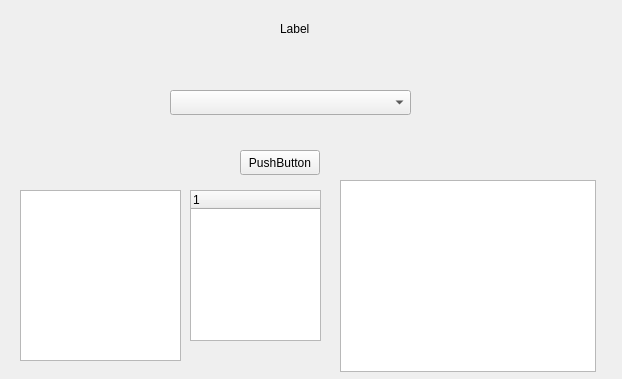
<?xml version="1.0" encoding="UTF-8"?>
<ui version="4.0">
 <class>Form</class>
 <widget class="QWidget" name="Form">
  <property name="geometry">
   <rect>
    <x>0</x>
    <y>0</y>
    <width>622</width>
    <height>379</height>
   </rect>
  </property>
  <property name="windowTitle">
   <string>Form</string>
  </property>
  <property name="styleSheet">
   <string notr="true"/>
  </property>
  <widget class="QLabel" name="label">
   <property name="geometry">
    <rect>
     <x>280</x>
     <y>20</y>
     <width>31</width>
     <height>17</height>
    </rect>
   </property>
   <property name="text">
    <string>Label</string>
   </property>
  </widget>
  <widget class="QPushButton" name="pushButton">
   <property name="geometry">
    <rect>
     <x>240</x>
     <y>150</y>
     <width>80</width>
     <height>25</height>
    </rect>
   </property>
   <property name="text">
    <string>PushButton</string>
   </property>
   <property name="default">
    <bool>false</bool>
   </property>
  </widget>
  <widget class="QComboBox" name="comboBox">
   <property name="geometry">
    <rect>
     <x>170</x>
     <y>90</y>
     <width>241</width>
     <height>25</height>
    </rect>
   </property>
  </widget>
  <widget class="QListWidget" name="listWidget">
   <property name="geometry">
    <rect>
     <x>20</x>
     <y>190</y>
     <width>161</width>
     <height>171</height>
    </rect>
   </property>
  </widget>
  <widget class="QTreeWidget" name="treeWidget">
   <property name="geometry">
    <rect>
     <x>190</x>
     <y>190</y>
     <width>131</width>
     <height>151</height>
    </rect>
   </property>
   <column>
    <property name="text">
     <string notr="true">1</string>
    </property>
   </column>
  </widget>
  <widget class="QTableWidget" name="tableWidget">
   <property name="geometry">
    <rect>
     <x>340</x>
     <y>180</y>
     <width>256</width>
     <height>192</height>
    </rect>
   </property>
  </widget>
 </widget>
 <resources/>
 <connections/>
</ui>
